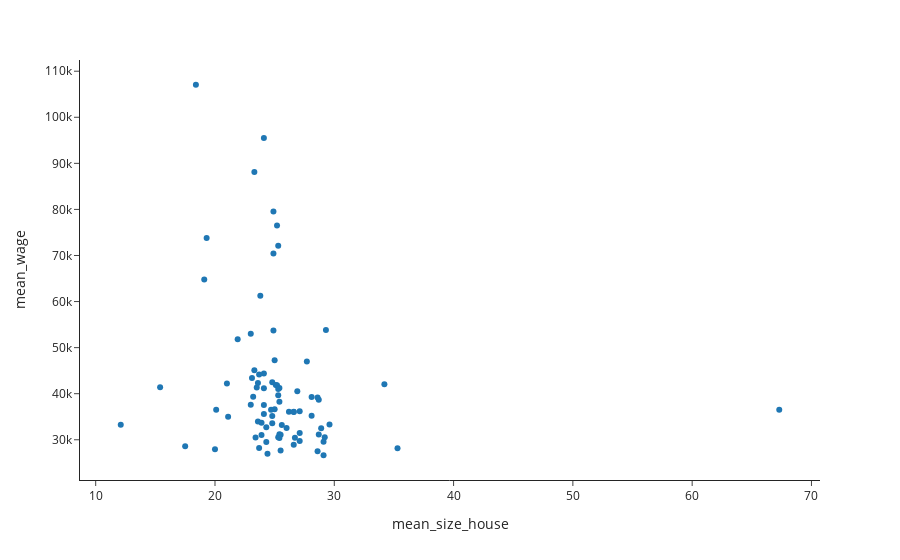

Write notebook code for a chart like this one.
### Code cell
px.scatter(df, x='mean_size_house', y='mean_wage', template='simple_white')
